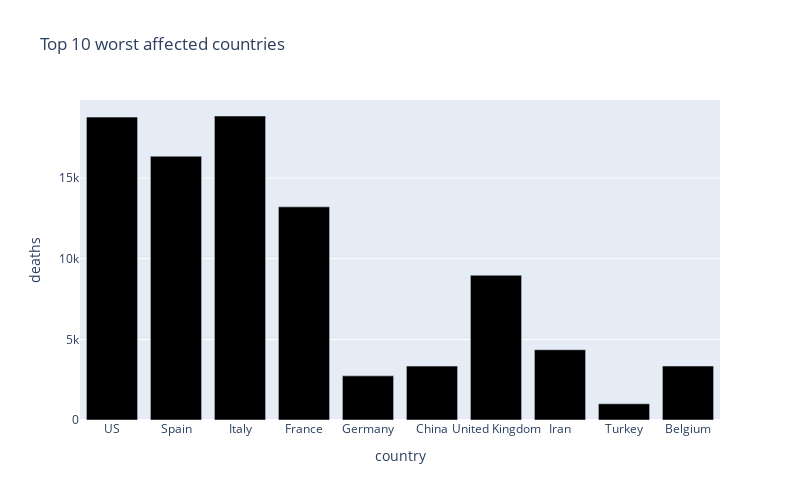

The code cell stored with this chart in its notebook:
### Markdown cell above
# 10 worst hit countries - Death cases

### Code cell
px.bar(
    sorted_country_df.head(10),
    x = "country",
    y = "deaths",
    title= "Top 10 worst affected countries", # the axis names
    color_discrete_sequence=["black"], 
    height=500,
    width=800
)

### Figure 1 — Plotly figure (JSON) as saved in the notebook; plotly's stock layout.template omitted (floating-point values rounded to 4 significant figures)
{"data": [{"alignmentgroup": "True", "hovertemplate": "country=%{x}<br>deaths=%{y}<extra></extra>", "legendgroup": "", "marker": {"color": "black"}, "name": "", "offsetgroup": "", "orientation": "v", "showlegend": false, "textposition": "auto", "type": "bar", "x": ["US", "Spain", "Italy", "France", "Germany", "China", "United Kingdom", "Iran", "Turkey", "Belgium"], "xaxis": "x", "y": [18780, 16353, 18849, 13215, 2736, 3343, 8974, 4357, 1006, 3346], "yaxis": "y"}], "layout": {"barmode": "relative", "height": 500, "legend": {"tracegroupgap": 0}, "title": {"text": "Top 10 worst affected countries"}, "width": 800, "xaxis": {"anchor": "y", "domain": [0, 1], "title": {"text": "country"}}, "yaxis": {"anchor": "x", "domain": [0, 1], "title": {"text": "deaths"}}}}
